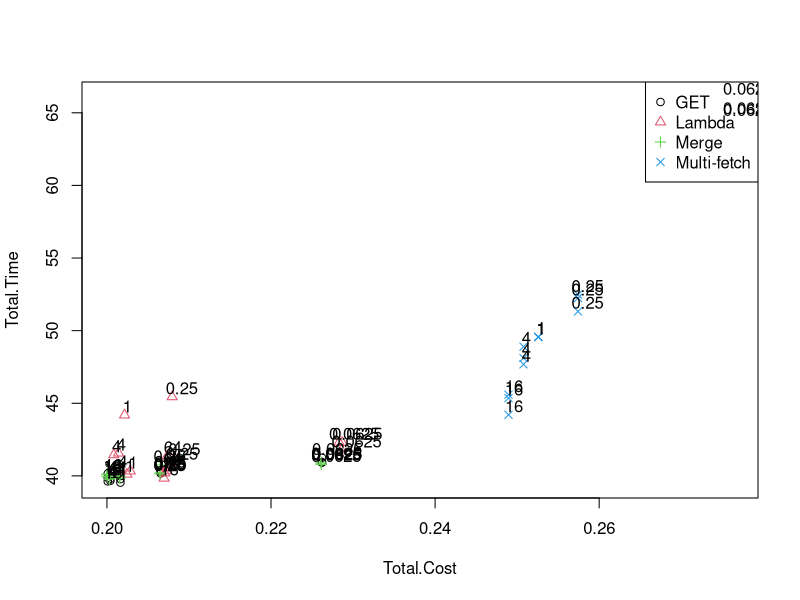

This chart was generated by the following R code:
# data = read.delim('out.csv')
data = read.csv(file = 'out-q2.csv')
# data = data[data$Type != "Multi-fetch",]
data$Type = as.factor(data$Type)
data = data[order(as.numeric(data$Type)),]

pdf("q2.pdf")
with(data, plot(Total.Cost, Total.Time,
				pch=as.numeric(Type), col=as.numeric(Type)))
with(data, legend('topright', legend=levels(Type), 
				pch=unique(as.numeric(Type)), col=unique(as.numeric(Type))))
with(data, text(Total.Cost, Total.Time, Chunk.Size, adj=c(0.2,-0.2)))
